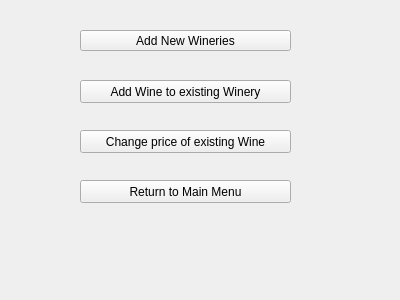
<?xml version="1.0" encoding="UTF-8"?>
<ui version="4.0">
 <class>AdminMenu</class>
 <widget class="QWidget" name="AdminMenu">
  <property name="geometry">
   <rect>
    <x>0</x>
    <y>0</y>
    <width>400</width>
    <height>300</height>
   </rect>
  </property>
  <property name="windowTitle">
   <string>Form</string>
  </property>
  <widget class="QPushButton" name="AddWineriesButton">
   <property name="geometry">
    <rect>
     <x>80</x>
     <y>30</y>
     <width>211</width>
     <height>21</height>
    </rect>
   </property>
   <property name="text">
    <string>Add New Wineries</string>
   </property>
  </widget>
  <widget class="QPushButton" name="AddWineButton">
   <property name="geometry">
    <rect>
     <x>80</x>
     <y>80</y>
     <width>211</width>
     <height>23</height>
    </rect>
   </property>
   <property name="text">
    <string>Add Wine to existing Winery</string>
   </property>
  </widget>
  <widget class="QPushButton" name="ChangeWinePriceButton">
   <property name="geometry">
    <rect>
     <x>80</x>
     <y>130</y>
     <width>211</width>
     <height>23</height>
    </rect>
   </property>
   <property name="text">
    <string>Change price of existing Wine</string>
   </property>
  </widget>
  <widget class="QPushButton" name="ReturnToMenuButton">
   <property name="geometry">
    <rect>
     <x>80</x>
     <y>180</y>
     <width>211</width>
     <height>23</height>
    </rect>
   </property>
   <property name="text">
    <string>Return to Main Menu</string>
   </property>
  </widget>
 </widget>
 <resources/>
 <connections/>
</ui>
